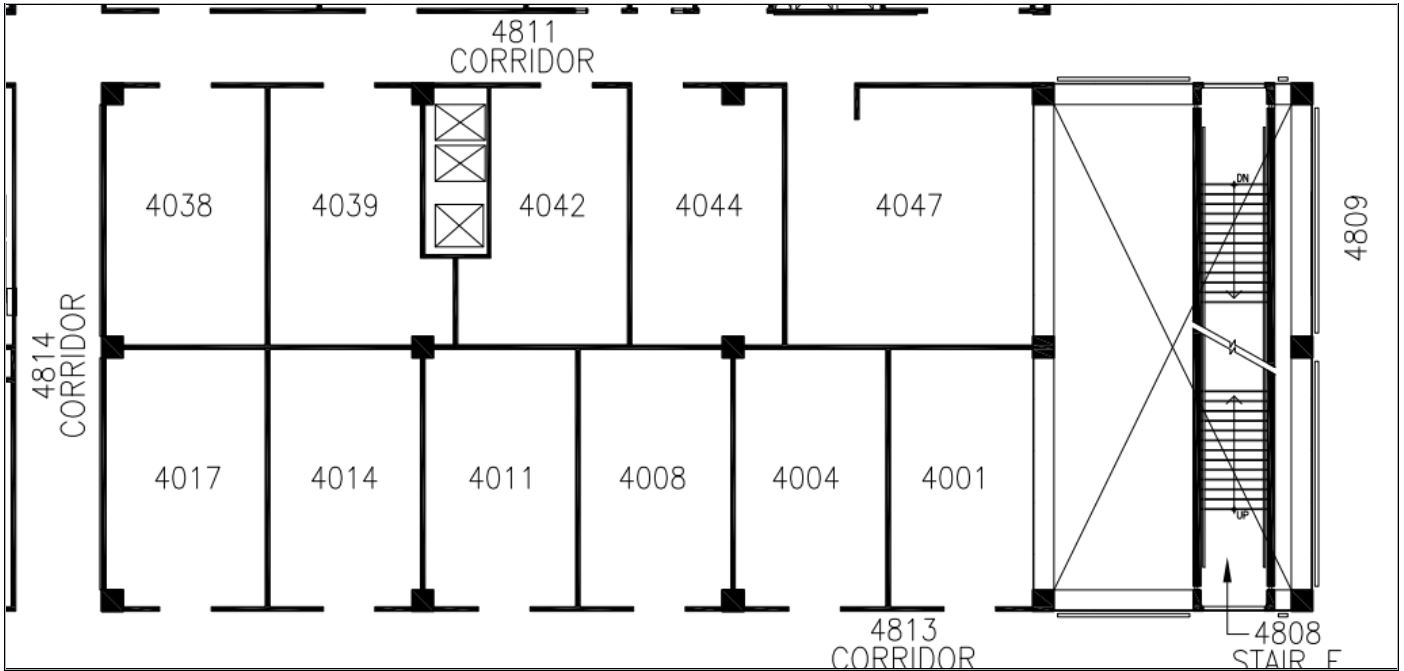
#> input picture pic.JPG, 1404 x 671 px
$ python -i opencv_wrapper.py   (imports and definitions only)   (older library calls are emulated)
#> lines starting #> are read from the running program, lines starting #| are printed output that depends on the picture; after the words box and inside, x2 and y2 are one past the last pixel; in counts of white or black regions, pixels touching at a corner belong together
#> further down, picture is the input picture: shape (671, 1404, 3); mean B, G, R 232.6, 232.6, 232.6
import cv2
import numpy as np

def ImgToNumpy(path):
        img = cv2.imread(path)
        return img


def ProcessImage(img):
        '''
        NOTE: Images must be only the map edges - no numbers or words
        '''
        ## Convert to array, detect edges
        blurred = cv2.GaussianBlur(img, (3,3), 0)
        gray = cv2.cvtColor(blurred, cv2.COLOR_BGR2GRAY)
        edged1 = cv2.Canny(blurred, 50, 200, 255) ## Resultant array has 255 for edges and 0 for no edges
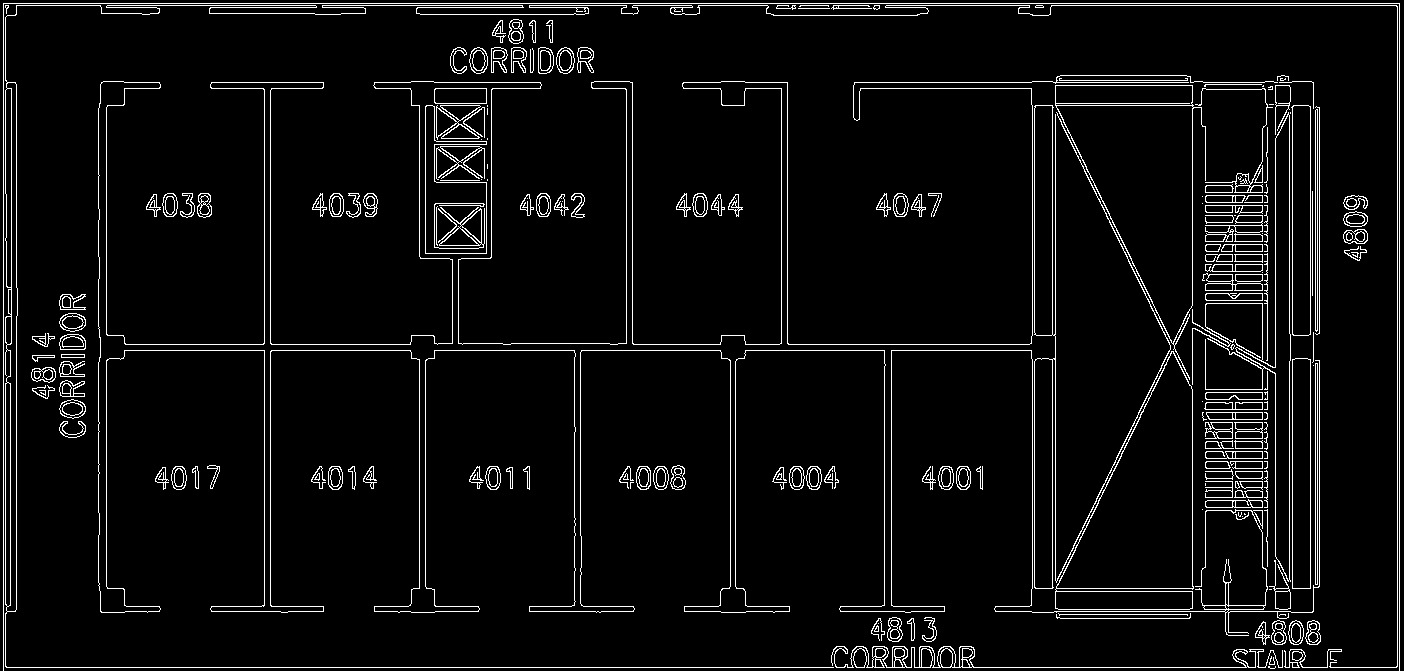
#> edged1: shape (671, 1404); 5% white in thin lines or dots
        kernel = np.ones((3,3),np.uint8)
        return cv2.dilate(edged1, kernel, iterations=3)
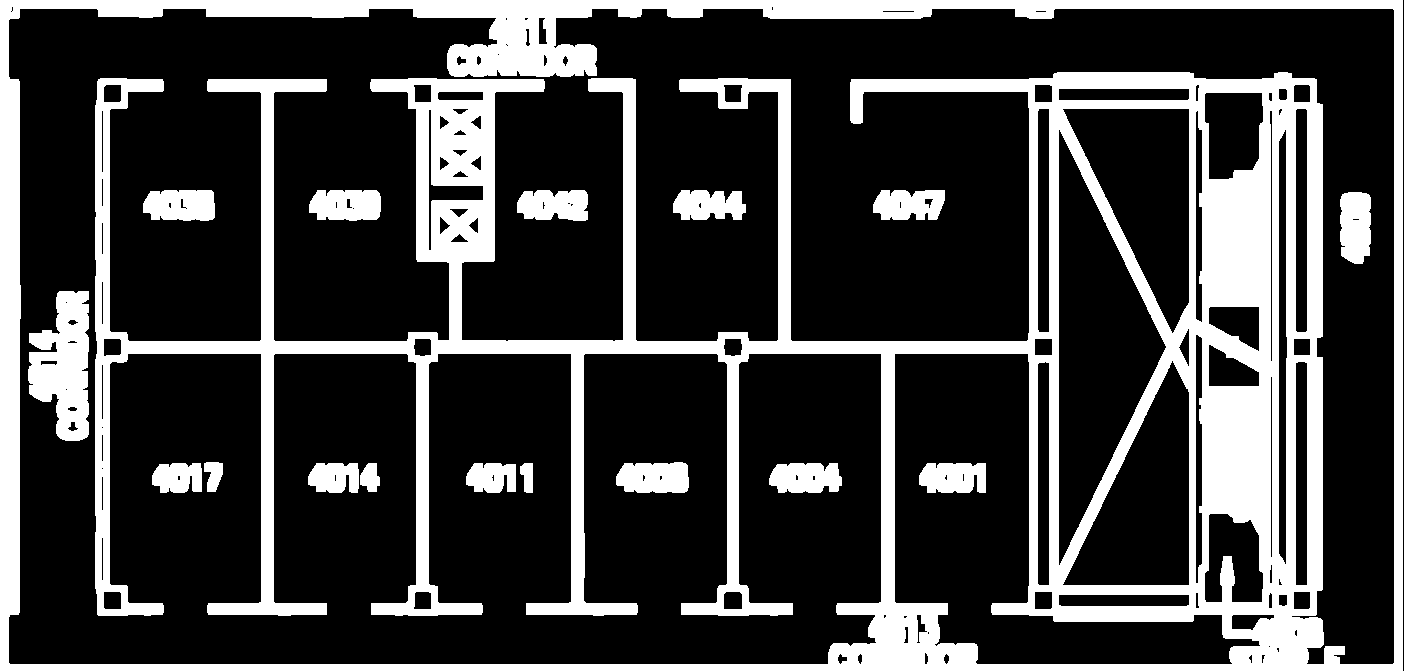
#> returned value: shape (671, 1404); 25.3% white; 17 white regions, largest, box (x1, y1, x2, y2) and area: (0, 0, 1403, 671) 210159, (28, 291, 89, 441) 6200, (1340, 192, 1371, 264) 2007

def DrawContours(img, cnt, index):
    cv2.drawContours(img, [cnt], index, (150,0,0), 3)

# [64 lines left out: functions DisplayImage, FindContours, GetRelevantContours, GetHoleCenterpoints, DrawLines, DrawCircles, not called in this run]

def OverlayImage(img, initial_img, a=0.6, b=2, c=0.):
        return cv2.addWeighted(initial_img, a, img, b, c)


## Testing functions ##
# [41 lines left out: functions FigureOutContours, TestContours, not called in this run]

## for debugging only
# TestContours("../data/simple.jpg")
# FigureOutContours("../data/e5_4f_nolabel.jpg")

>>> import cv2
>>> picture = cv2.imread('../pic.JPG')
>>> result = ProcessImage(picture)

$ run again, on dc_3rd.JPG
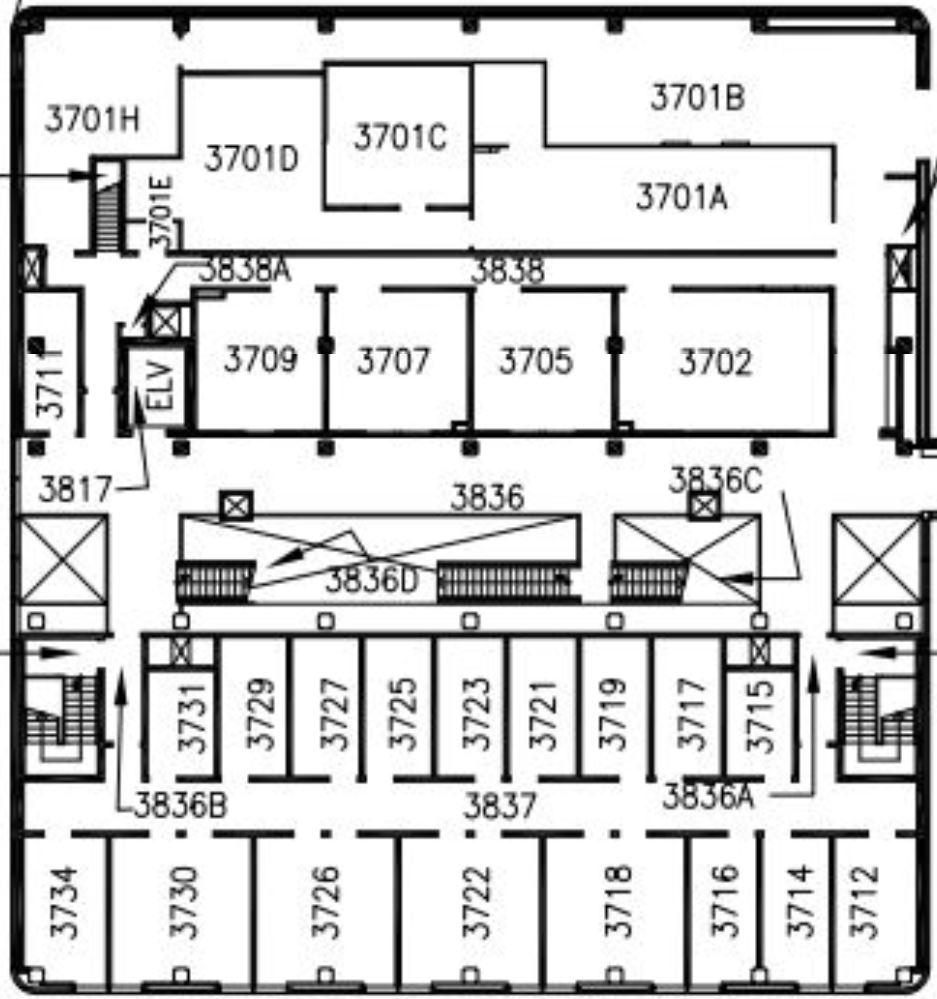
#> input picture dc_3rd.JPG, 937 x 999 px
#> picture is the input picture: shape (999, 937, 3); min 0, max 255, mean 205
#> in ProcessImage, `edged1 = cv2.Canny(blurred, 50, 200, 255)`:
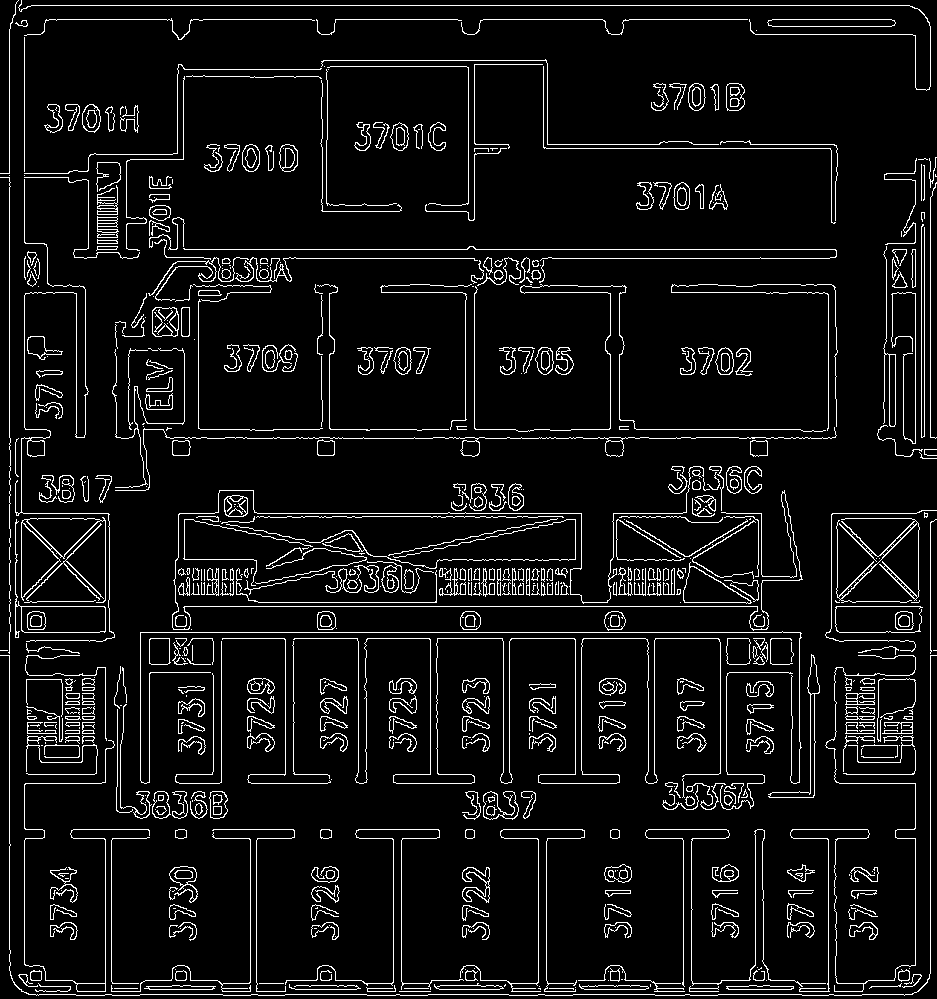
#> edged1: shape (999, 937); 6.9% white in thin lines or dots
#> in ProcessImage, `return cv2.dilate(edged1, kernel, iterations=3)`:
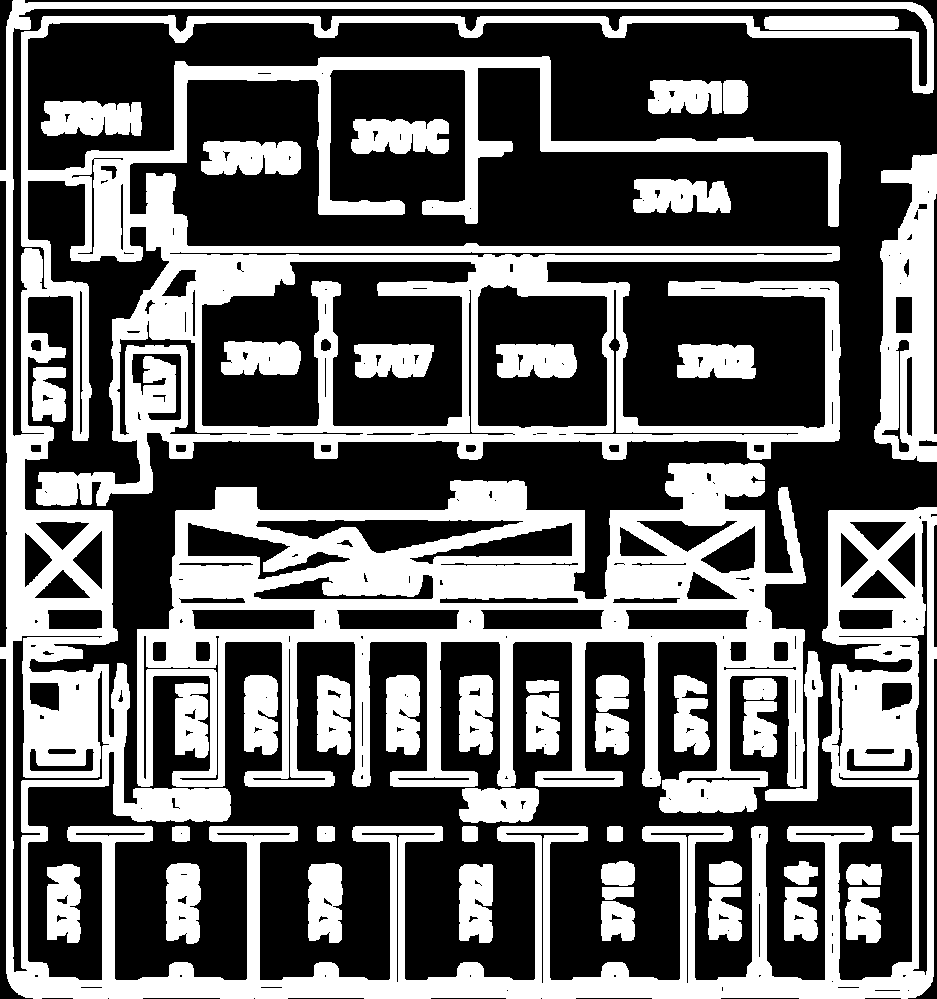
#> returned value: shape (999, 937); 40% white; 46 white regions, largest, box (x1, y1, x2, y2) and area: (0, 0, 937, 999) 199925, (137, 463, 806, 813) 89530, (874, 154, 937, 462) 12744

$ run again, on tiny_img.jpg
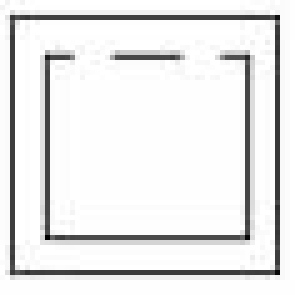
#> input picture tiny_img.jpg, 59 x 59 px (shown 5 times larger)
#> picture is the input picture: shape (59, 59, 3); min 2, max 255, mean 232.6
#> in ProcessImage, `edged1 = cv2.Canny(blurred, 50, 200, 255)`:
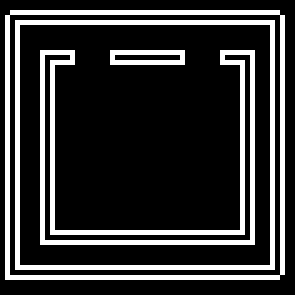
#> edged1: shape (59, 59) (shown 5 times larger); 19.9% white in thin lines or dots, all inside (x1, y1, x2, y2) = (1, 2, 57, 56)
#> in ProcessImage, `return cv2.dilate(edged1, kernel, iterations=3)`:
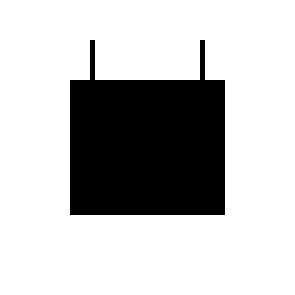
#> returned value: shape (59, 59) (shown 5 times larger); 75.5% white; 1 black region, box (x1, y1, x2, y2) and area: (14, 8, 45, 43) 853
